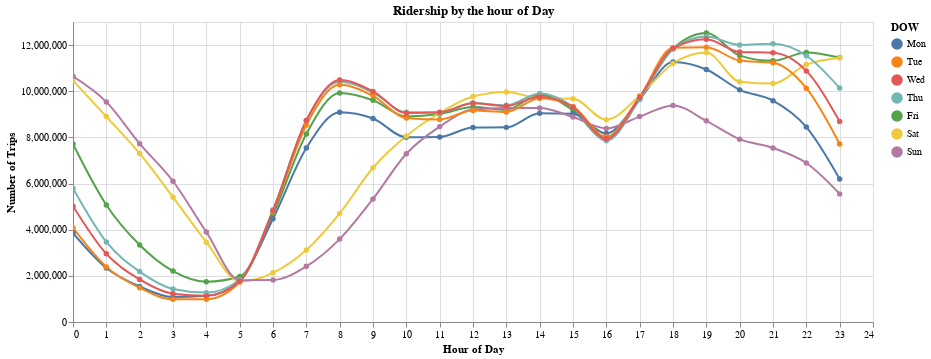

Source (notebook cell):
### Code cell
result.df |> @vlplot(
            mark = {:line, tooltip=true, interpolate="monotone", point=true},
            x={:PickupHour, title="Hour of Day", scale={zero=false}},
            y={:count, title="Number of Trips"},
            color={
                    :DOW, 
                    type="nominal",
                    sort = ["Mon", "Tue", "Wed", "Thu", "Fri", "Sat", "Sun"]
                    },
            width=800, height=300,
            title = "Ridership by the hour of Day",
            selection={
                        view={type=:interval, bind=:scales}
                    }
        )

### Figure 1 — Vega-Lite specification as saved in the notebook (floating-point values rounded to 4 significant figures; data arrays with more than 128 entries replaced by an {"elided": "..."} marker saying what was removed)
{"data": {"values": {"elided": "168 records"}}, "encoding": {"color": {"field": "DOW", "sort": ["Mon", "Tue", "Wed", "Thu", "Fri", "Sat", "Sun"], "type": "nominal"}, "x": {"field": "PickupHour", "scale": {"zero": false}, "title": "Hour of Day", "type": "quantitative"}, "y": {"field": "count", "title": "Number of Trips", "type": "quantitative"}}, "height": 300, "mark": {"interpolate": "monotone", "point": true, "tooltip": true, "type": "line"}, "selection": {"view": {"bind": "scales", "type": "interval"}}, "title": "Ridership by the hour of Day", "width": 800}
